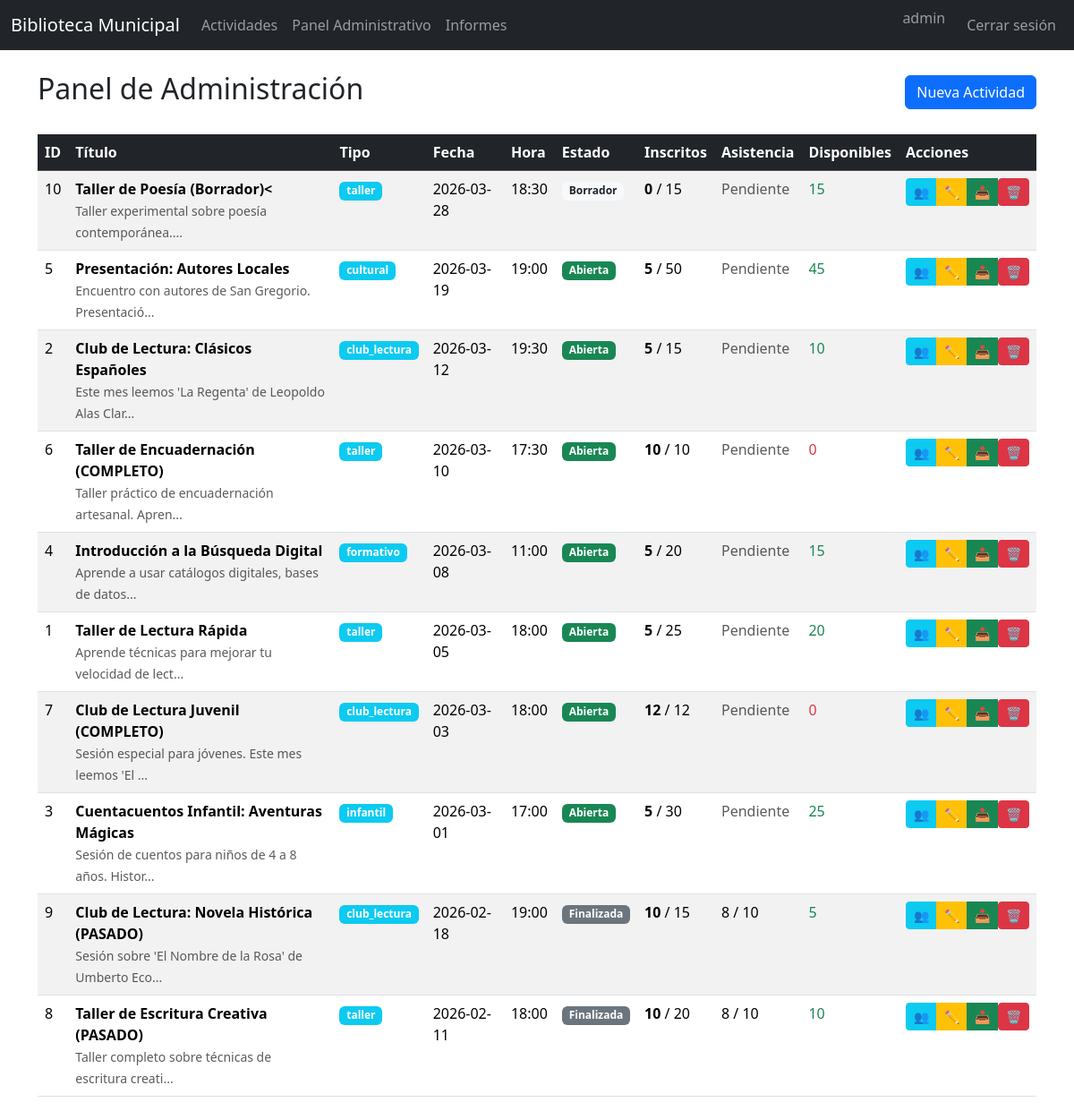
The page /admin/ (signed in) on the database its author committed.
### app/models/user.py (models this page shows, shortened)
class User(db.Model, UserMixin):
    id = db.Column(db.Integer, primary_key=True)
    username = db.Column(db.String(100), unique=True, nullable=False)
    password_hash = db.Column(db.String(255), nullable=False)
    role = db.Column(db.String(50), nullable=False)
    name = db.Column(db.String(200), nullable=True)  # Full name for normal users
    email = db.Column(db.String(200), unique=True, nullable=True)  # Email for normal users
    phone = db.Column(db.String(20), nullable=True)  # Phone for normal users

### app/models/activity.py (models this page shows)
class Activity(db.Model):
    id = db.Column(db.Integer, primary_key=True)
    title = db.Column(db.String(200), nullable=False)
    description = db.Column(db.Text)
    type = db.Column(db.String(100))  # Tipo de actividad (taller, club de lectura, etc.)
    date = db.Column(db.Date, nullable=False)
    time = db.Column(db.String(10))  # Hora (formato HH:MM)
    duration = db.Column(db.Integer)  # Duración en minutos
    max_slots = db.Column(db.Integer, nullable=False)
    status = db.Column(db.String(50), default="borrador")
    created_at = db.Column(db.DateTime, default=datetime.utcnow)
    updated_at = db.Column(db.DateTime, default=datetime.utcnow, onupdate=datetime.utcnow)
    enrollments = db.relationship('Enrollment', backref='activity', lazy=True, cascade='all, delete-orphan')

### app/models/enrollment.py (models this page shows)
class Enrollment(db.Model):
    __table_args__ = (
        db.UniqueConstraint('email', 'activity_id', name='unique_enrollment'),
    )
    id = db.Column(db.Integer, primary_key=True)
    user_name = db.Column(db.String(200), nullable=False)
    email = db.Column(db.String(200), nullable=False)
    phone = db.Column(db.String(20))  # Teléfono del participante
    activity_id = db.Column(db.Integer, db.ForeignKey("activity.id"), nullable=False)
    user_id = db.Column(db.Integer, db.ForeignKey("user.id"), nullable=True)  # Link to user account if logged in
    enrollment_date = db.Column(db.DateTime, default=datetime.utcnow)
    status = db.Column(db.String(50), default="confirmada")  # confirmada, cancelada
    attended = db.Column(db.Boolean, default=None, nullable=True)  # None=pendiente, True=asistió, False=no asistió
    created_at = db.Column(db.DateTime, default=datetime.utcnow)

### app/routes/admin.py (the view)
@admin_bp.route("/")
@login_required
@admin_required
def dashboard():
    activities = Activity.query.order_by(Activity.date.desc()).all()
    activities_data = []
    for activity in activities:
        enrolled_count = len(activity.enrollments)
        attended_count = sum(1 for e in activity.enrollments if e.attended == True)
        activities_data.append({
            'activity': activity,
            'enrolled_count': enrolled_count,
            'attended_count': attended_count,
            'available_slots': activity.max_slots - enrolled_count
        })
    return render_template("admin/dashboard.html", activities_data=activities_data)

### app/routes/admin.py (called while the page is built)
def admin_required(f):
    @wraps(f)
    def decorated_function(*args, **kwargs):
        if not current_user.is_authenticated or current_user.role != 'admin':
            flash('No tienes permisos para acceder a esta página', 'error')
            return redirect(url_for('activities.index'))
        return f(*args, **kwargs)
    return decorated_function

### app/templates/admin/dashboard.html (shortened to what this page needs)
{% extends "base.html" %}
{% block content %}
<div class="d-flex justify-content-between align-items-center mb-4">
    <h2>Panel de Administración</h2>
    <a href="{{ url_for('activities.new_activity') }}" class="btn btn-primary">
         Nueva Actividad
    </a>
</div>
<div class="table-responsive">
    <table class="table table-striped table-hover">
        <thead class="table-dark">
            <tr>
                <th>ID</th>
                <th>Título</th>
                <th>Tipo</th>
                <th>Fecha</th>
                <th>Hora</th>
                <th>Estado</th>
                <th>Inscritos</th>
                <th>Asistencia</th>
                <th>Disponibles</th>
                <th>Acciones</th>
            </tr>
        </thead>
        <tbody>
            {% for item in activities_data %}
            <tr>
                <td>{{ item.activity.id }}</td>
                <td>
                    <strong>{{ item.activity.title }}</strong>
                    {% if item.activity.description %}
                    <br><small class="text-muted">{{ item.activity.description[:50] }}...</small>
                    {% endif %}
                </td>
                <td>
                    {% if item.activity.type %}
                    <span class="badge bg-info">{{ item.activity.type }}</span>
                    {% endif %}
                </td>
                <td>{{ item.activity.date }}</td>
                <td>{{ item.activity.time or '-' }}</td>
                <td>
                    {% if item.activity.status == 'abierta' %}
                    <span class="badge bg-success">Abierta</span>
                    {% elif item.activity.status == 'cerrada' %}
                    <span class="badge bg-warning">Cerrada</span>
                    {% elif item.activity.status == 'finalizada' %}
                    <span class="badge bg-secondary">Finalizada</span>
                    {% else %}
                    <span class="badge bg-light text-dark">Borrador</span>
                    {% endif %}
                </td>
                <td>
                    <strong>{{ item.enrolled_count }}</strong> / {{ item.activity.max_slots }}
                </td>
                <td>
                    {% if item.activity.status == 'finalizada' %}
                    {{ item.attended_count }} / {{ item.enrolled_count }}
                    {% else %}
                    <span class="text-muted">Pendiente</span>
                    {% endif %}
                </td>
                <td>
                    {% if item.available_slots > 0 %}
                    <span class="text-success">{{ item.available_slots }}</span>
                    {% else %}
                    <span class="text-danger">0</span>
                    {% endif %}
                </td>
                <td>
                    <div class="btn-group btn-group-sm" role="group">
                        <a href="{{ url_for('admin.view_enrollments', activity_id=item.activity.id) }}"
                           class="btn btn-info" title="Ver inscritos">
                            👥
                        </a>
                        <a href="{{ url_for('admin.edit_activity', activity_id=item.activity.id) }}"
                           class="btn btn-warning" title="Editar">
                            ✏️
                        </a>
                        <a href="{{ url_for('admin.export_enrollments', activity_id=item.activity.id) }}"
                           class="btn btn-success" title="Exportar CSV">
                            📥
                        </a>
                        <form method="POST" action="{{ url_for('admin.delete_activity', activity_id=item.activity.id) }}"
                              style="display: inline;"
                              onsubmit="return confirm('¿Eliminar esta actividad y todas sus inscripciones?');">
                            <button type="submit" class="btn btn-danger btn-sm" title="Eliminar">
                                🗑️
                            </button>
                        </form>
                    </div>
                </td>
            </tr>
            {% endfor %}
        </tbody>
    </table>
</div>
{% endblock %}

### app/templates/base.html (shortened to what this page needs)
<!DOCTYPE html>
<html lang="es">
<head>
    <link href="https://cdn.jsdelivr.net/npm/bootstrap@5.3.2/dist/css/bootstrap.min.css" rel="stylesheet">
</head>
<body>
<nav class="navbar navbar-expand-lg navbar-dark bg-dark mb-4">
    <div class="container-fluid">
        <a class="navbar-brand" href="{{ url_for('activities.index') }}">Biblioteca Municipal</a>
        <div class="collapse navbar-collapse" id="navbarNav">
            <ul class="navbar-nav me-auto">
                <li class="nav-item">
                    <a class="nav-link" href="{{ url_for('activities.index') }}">Actividades</a>
                </li>
                {% if current_user.is_authenticated %}
                <li class="nav-item">
                    <a class="nav-link" href="{{ url_for('admin.dashboard') }}">Panel Administrativo</a>
                </li>
                <li class="nav-item">
                    <a class="nav-link" href="{{ url_for('admin.reports') }}">Informes</a>
                </li>
                {% endif %}
            </ul>
            <ul class="navbar-nav">
                {% if current_user.is_authenticated %}
                <li class="nav-item">
                    <span class="navbar-text me-3">
                         {{ current_user.username }}
                    </span>
                </li>
                <li class="nav-item">
                    <a class="nav-link" href="{{ url_for('auth.logout') }}">Cerrar sesión</a>
                </li>
                {% else %}
                <li class="nav-item">
                    <a class="nav-link" href="{{ url_for('auth.login') }}">Iniciar sesión</a>
                </li>
                {% endif %}
            </ul>
        </div>
    </div>
</nav>
<div class="container">
    {% block content %}{% endblock %}
</div>
</body>
</html>

### rows shown on the page
User: username "admin"
Activity: activity.id "10", activity "Taller de Poesía (Borrador)<", activity "Taller experimental sobre poesía contemporánea.", activity.type "taller", activity "2026-03-28", activity "18:30", activity.max_slots "15"
Activity: activity.id "5", activity "Presentación: Autores Locales", activity "Encuentro con autores de San Gregorio. Presentació", activity.type "cultural", activity "2026-03-19", activity "19:00", activity.max_slots "50"
Activity: activity.id "2", activity "Club de Lectura: Clásicos Españoles", activity "Este mes leemos 'La Regenta' de Leopoldo Alas Clar", activity.type "club_lectura", activity "2026-03-12", activity "19:30", activity.max_slots "15"
Activity: activity.id "6", activity "Taller de Encuadernación (COMPLETO)", activity "Taller práctico de encuadernación artesanal. Apren", activity.type "taller", activity "2026-03-10", activity "17:30", activity.max_slots "10"
Activity: activity.id "4", activity "Introducción a la Búsqueda Digital", activity "Aprende a usar catálogos digitales, bases de datos", activity.type "formativo", activity "2026-03-08", activity "11:00", activity.max_slots "20"
Activity: activity.id "1", activity "Taller de Lectura Rápida", activity "Aprende técnicas para mejorar tu velocidad de lect", activity.type "taller", activity "2026-03-05", activity "18:00", activity.max_slots "25"
Activity: activity.id "7", activity "Club de Lectura Juvenil (COMPLETO)", activity "Sesión especial para jóvenes. Este mes leemos 'El", activity.type "club_lectura", activity "2026-03-03", activity "18:00", activity.max_slots "12"
Activity: activity.id "3", activity "Cuentacuentos Infantil: Aventuras Mágicas", activity "Sesión de cuentos para niños de 4 a 8 años. Histor", activity.type "infantil", activity "2026-03-01", activity "17:00", activity.max_slots "30"
Activity: activity.id "9", activity "Club de Lectura: Novela Histórica (PASADO)", activity "Sesión sobre 'El Nombre de la Rosa' de Umberto Eco", activity.type "club_lectura", activity "2026-02-18", activity "19:00", activity.max_slots "15"
Enrollment: activity.id "8", activity "Taller de Escritura Creativa (PASADO)", activity "Taller completo sobre técnicas de escritura creati", activity.type "taller", activity "2026-02-11", activity "18:00", shows "Finalizada", enrolled_count "10", activity.max_slots "20", attended_count "8", available_slots "10"

### other values the page prints
{{ item.enrolled_count }} "0" "5" "5" "10" "5" "5" "12" "5" "10"
{{ item.available_slots }} "15" "45" "10" "15" "20" "25" "5"
{{ item.attended_count }} "8"
{{ item.enrolled_count }} "10"
